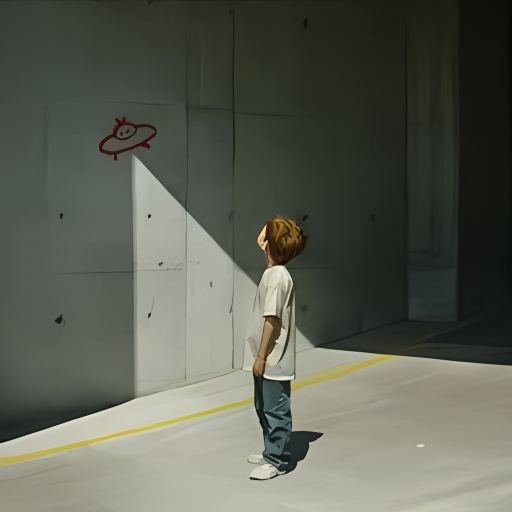
#> input picture book/pytorch_introduction/chapter1/resources/img_raw/img.jpg, 1024 x 1024 px (shown at 1/2 size); its folder holds only this picture in this run
$ python image_preprocess.py
#> lines starting #> are read from the running program, lines starting #| are printed output that depends on the picture
# 读取图像到[图像高，图像宽，通道]
# conda install Pillow
# 对hsv改变幅度，且不超出范围，以进行数据增强。
from functools import reduce
from PIL import Image
import numpy as np
import os
import random

RAW_PATH = "./resources/img_raw"
PREPARED_PATH = "./resources/img_prepared"

TARGET_SIZE = (300, 300)
FILTER = Image.NEAREST

# 是否进行增强
ENHANCE = True
RANDOM_RANGE = 0.5  # 增强10%


def resize_jpgs(dir_path=RAW_PATH):
#> called with dir_path = './resources/img_raw'
    rst = []
    jpgs = [
        os.path.join(dir_path, file_path)
        for file_path in os.listdir(dir_path)
        if file_path.endswith(".jpg")
    ]
    for jpg_path in jpgs:
        im = Image.open(jpg_path)
#> im is the input picture: PIL image 1024x1024 RGB; mean R, G, B 92, 95.1, 83.3
        im = im.resize(TARGET_SIZE, FILTER)
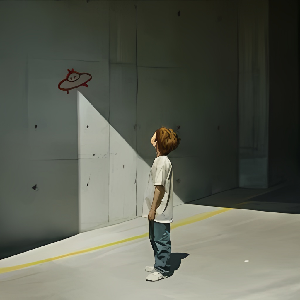
#> im: PIL image 300x300 RGB; mean R, G, B 92, 95.2, 83.3
        if ENHANCE:
            im_hsv = im.convert("HSV")
#> im_hsv: PIL image 300x300 HSV; mean H, S, V 61.7, 41.4, 95.9
            width, height = im_hsv.size
#> width = 300; height = 300
            pixel_map = im_hsv.load()
            for w in range(width):
                for h in range(height):
                    pix_h, pix_s, pix_v = im_hsv.getpixel((w, h))
                    pixel_map[w, h] = (
                        int(min(pix_h * (1 + RANDOM_RANGE), 255)),
                        int(min(pix_s * (1 + RANDOM_RANGE), 255)),
                        int(min(pix_v * (1 + RANDOM_RANGE), 255)),
                    )
            im = im_hsv.convert("RGB")
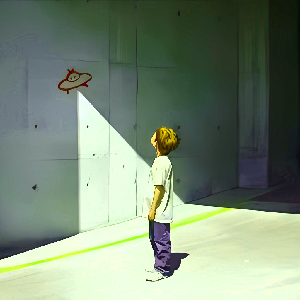
#> im: PIL image 300x300 RGB; mean R, G, B 121.8, 138.5, 118

        """
        在opencv中的范围如下，但在PIL中，H似乎也是255的。
        H = [0,179]
        L = [0,255]
        S = [0,255]

        H = [0,179]
        S = [0,255]
        V = [0,255]
        """
        im.save(os.path.join(PREPARED_PATH, "prepared_" + os.path.basename(jpg_path)))
        im_np = np.array(im)
        # 在axis=0升一维，表示文件索引
        im_np = im_np.reshape(1, *im_np.shape)
        rst.append(im_np)
    # concatenate的开销恐怕很大，不知道是否有别的方法。
    return reduce(lambda a, b: np.concatenate((a, b)), rst)


if __name__ == "__main__":
    im_nps = resize_jpgs()
    print(im_nps.shape)
#| (1, 300, 300, 3)

$ run again, on book/pytorch_introduction/chapter1/resources/img_raw/img3.jpg
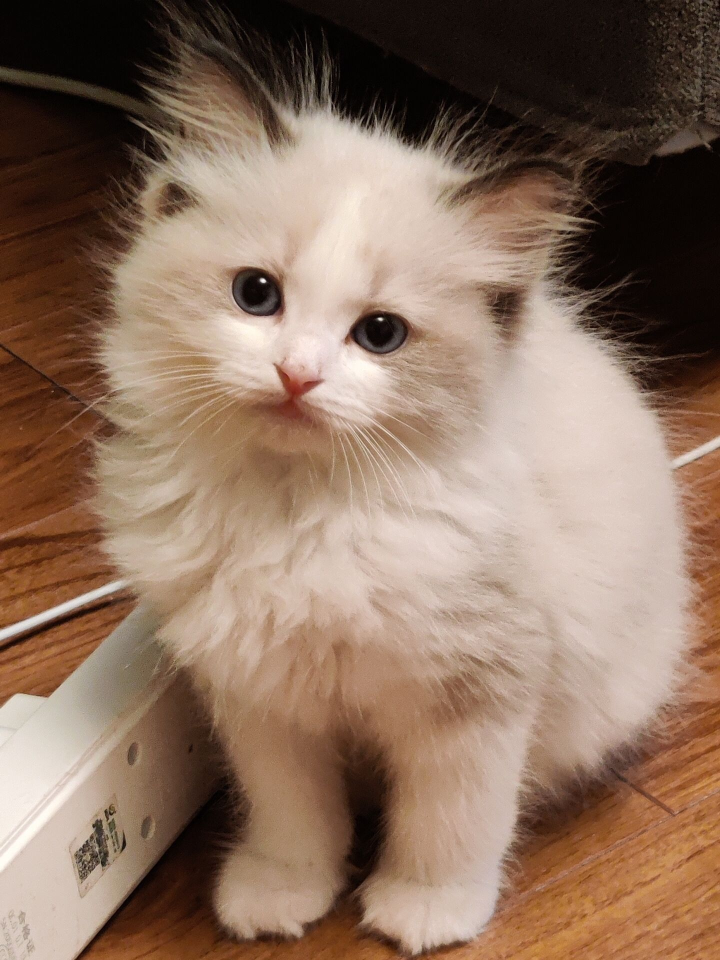
#> input picture book/pytorch_introduction/chapter1/resources/img_raw/img3.jpg, 1440 x 1920 px (shown at 1/2 size)
#> in resize_jpgs, im is the input picture: PIL image 1440x1920 RGB; mean R, G, B 139.8, 113.7, 96
#> in resize_jpgs, `im = im.resize(TARGET_SIZE, FILTER)`:
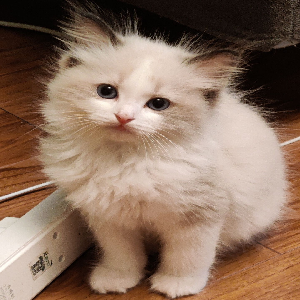
#> im: PIL image 300x300 RGB; mean R, G, B 139.8, 113.7, 96
#> im_hsv: PIL image 300x300 HSV; mean H, S, V 16.9, 103.7, 139.8
#> in resize_jpgs, `im = im_hsv.convert("RGB")`:
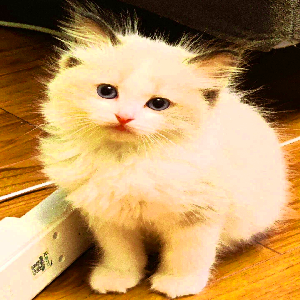
#> im: PIL image 300x300 RGB; mean R, G, B 187.5, 150, 97.3
#| (1, 300, 300, 3)
